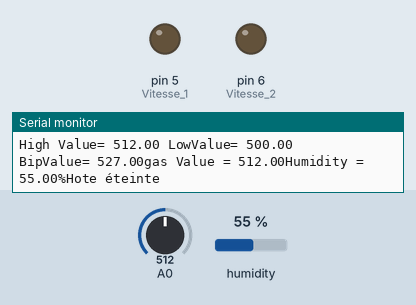
This sketch was run on a simulated Arduino Uno, built with avr-gcc and run on an emulated ATmega328P. Shown: output pins drawn as LEDs (lit = HIGH), the last lines printed to the serial monitor. Inputs (shaded band) come from the test bench; at power-on: A0 = 512, humidity 55 %.

Above: at 14.2 s.
14.3 s: A0 set to 716
At 16.2 s:
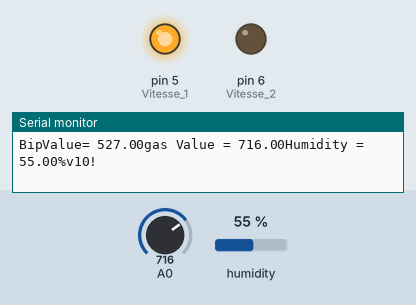
16.5 s: humidity set to 74 %
18.2 s: humidity set to 77 %
At 19.5 s:
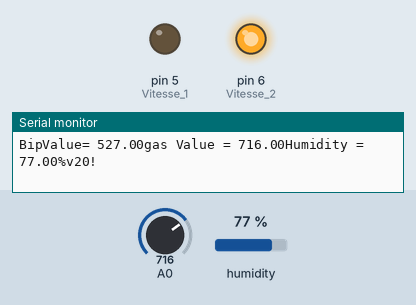
20.5 s: humidity set to 22 %
At 22.2 s:
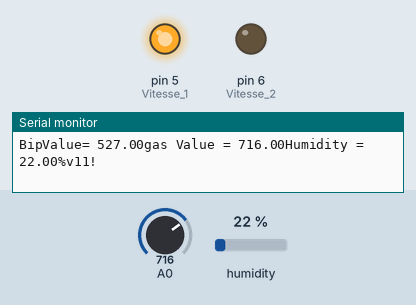
22.5 s: humidity set to 88 %
At 24.1 s:
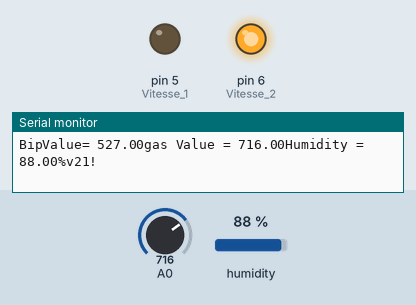
Timing chart, 0 to 25.5 s (numbered marks = the images above; inputs shaded):
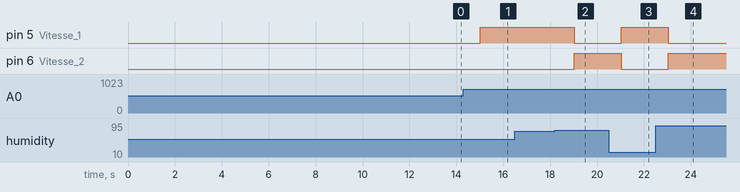

Measured:
- the behaviour switches between 75 and 76 % on humidity (found by bisection; images 1 and 2)
- after the input at 14.3 s, pin 5 (Vitesse_1): LOW → HIGH after 0.72 s
- after the input at 18.2 s, pin 5 (Vitesse_1): HIGH → LOW after 0.83 s; pin 6 (Vitesse_2): LOW → HIGH after 0.83 s
- after the input at 20.5 s, pin 5 (Vitesse_1): LOW → HIGH after 0.53 s; pin 6 (Vitesse_2): HIGH → LOW after 0.53 s
- after the input at 22.5 s, pin 5 (Vitesse_1): HIGH → LOW after 0.54 s; pin 6 (Vitesse_2): LOW → HIGH after 0.54 s

The sketch:

embeded_sys_code_arduino_sensors.ino
```cpp
#include "Seeed_BME280.h"
#include <Wire.h>
BME280 bme280;

int Vitesse_1 = 5;
int Vitesse_2 = 6;
float highValue = 0;
float lowValue = 500;
float sensor_volt;
float GasValue;
float BipValue;
float temp;
float humidity = 0;
int val1 =  0;
int val2 =0;


void setup() {
  Serial.begin(9600);

  if (!bme280.init()) {
    Serial.println("Device error!");
  }
  pinMode(Vitesse_1, OUTPUT);
  pinMode(Vitesse_2, OUTPUT);
  //Calibrage air ambiant
  for (int i = 0; i <= 10; i++) {
    GasValue = analogRead(A0);
    if (GasValue > highValue) {
      highValue = GasValue;
    }
    if (GasValue < lowValue) {
      lowValue = GasValue;
    }
    Serial.print("High Value= ");
    Serial.print(highValue);
    Serial.print(" ");
    Serial.print("LowValue= ");
    Serial.println(lowValue);

    delay(1000);
  }
  delay(2000);
}

void loop() {


  float BipValue = highValue + 15;
  Serial.print("BipValue= ");
  Serial.print(BipValue);

  GasValue = analogRead(A0);
  humidity = bme280.getHumidity();
  Serial.print("gas Value = ");
  Serial.print(GasValue);
  Humidity();
  Hote_allume(GasValue, BipValue, humidity);
  Hote_eteinte(GasValue, BipValue);


  delay(2000);
}

void Humidity() {
  Serial.print("Humidity = ");
  Serial.print(bme280.getHumidity());
  Serial.print("%");

}

void Hote_allume(float GasValue, float BipValue, float humidity) {

  if (GasValue >= BipValue && humidity <= 75) {
    digitalWrite(Vitesse_1, HIGH);
    digitalWrite(Vitesse_2, LOW);
    Serial.print("v1");
    Serial.print(val1);
    Serial.println("!");
    val1 =1;
  }
  else if (GasValue >= BipValue && humidity >= 75) {
    digitalWrite(Vitesse_2, HIGH);
    digitalWrite(Vitesse_1, LOW);
    Serial.print("v2");
    Serial.print(val2);
    Serial.println("!");
    val2 =1;
  }


}

void Hote_eteinte(float GasValue, float BipValue) {
  if (GasValue <= BipValue) {
    digitalWrite(Vitesse_1, LOW);
    digitalWrite(Vitesse_2, LOW);
    val1=0;
    val2=0;
    Serial.println("Hote éteinte");
  }
}
```
